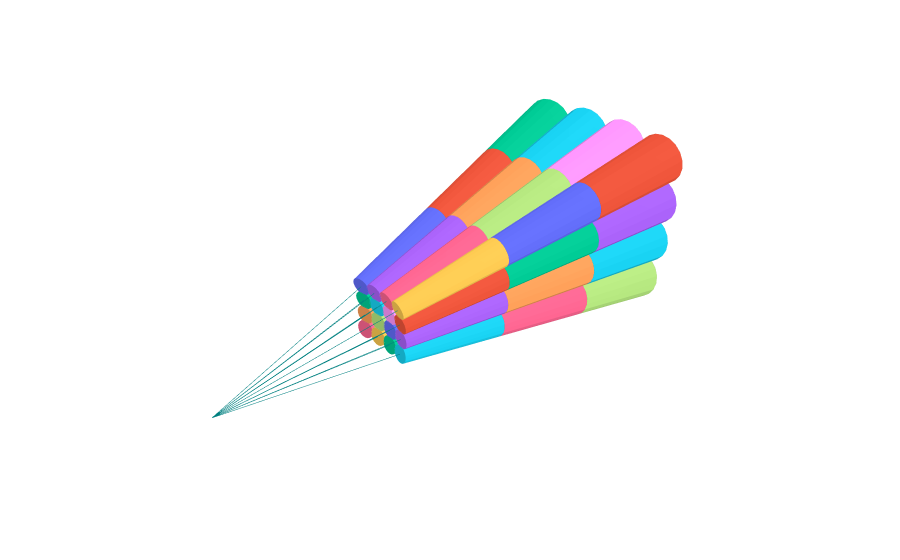

The notebook cell saved with this chart:
### Code cell
# COLLAPSED
import plotly.graph_objects as go
import torch

from nerfstudio.cameras.cameras import Cameras, CameraType
from nerfstudio.utils import plotly_utils as vis

cx = 2.0
cy = 2.0
fx = 10.0
fy = 10.0

num_samples = 3
near_plane = 1
far_plane = 3

c2w = torch.eye(4)[None, :3, :]
camera = Cameras(fx=fx, fy=fy, cx=cx, cy=cy, camera_to_worlds=c2w, camera_type=CameraType.PERSPECTIVE)
ray_bundle = camera.generate_rays(camera_indices=0)

bins = torch.linspace(near_plane, far_plane, num_samples + 1)[..., None]
ray_samples = ray_bundle.get_ray_samples(bin_starts=bins[:-1, :], bin_ends=bins[1:, :])

vis_rays = vis.get_ray_bundle_lines(ray_bundle, color="teal", length=far_plane)

fig = go.Figure(data=[vis_rays] + vis.get_frustums_mesh_list(ray_samples.frustums), layout=webdocs_layout)
fig.show()
